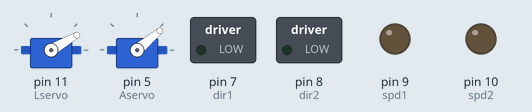
Recording of a sketch running on a simulated Arduino Uno, built with avr-gcc and run on an emulated ATmega328P. Parts: 2 × servo, switched loads named in the sketch (green lamp = pin HIGH), output pins drawn as LEDs (lit = HIGH). What the sketch prints to the serial monitor is not drawn.

Above: at 0.1 s.
At 1.5 s:
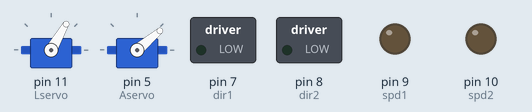
At 3.5 s:
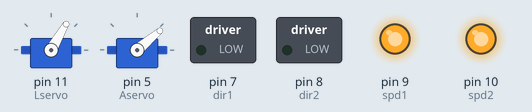
At 13.5 s:
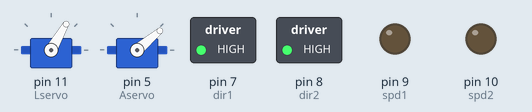
Timing chart, 0 to 15.0 s (numbered marks = the images above):
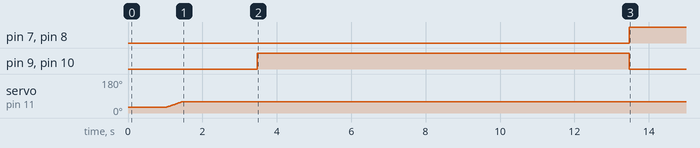

Measured:
- by itself, pin 7 (dir1), pin 8 (dir2): LOW → HIGH at 13.5 s
- by itself, pin 9 (spd1), pin 10 (spd2): LOW → HIGH at 3.5 s, → LOW 10.0 s later
- by itself, servo on pin 11 (Lservo): moves from 30° to 60° over 0.45 s

The sketch:

18th-draft-basic-ramp-code.ino
```cpp
#include <DRV8835MotorShield.h>
#include <Servo.h>

int dir1 = 7;
int dir2 = 8;

int spd1 = 9;
int spd2 = 10;

Servo Lservo;  // create servo object to control a servo
Servo Aservo;
int hi = 0;  // variable to store the servo position

void setup() {

  Serial.begin(9600);
  Lservo.attach(11);  // attaches the servo on pin 11 to the servo object
  Aservo.attach(5);
  Serial.println("Driving!");

  pinMode(dir1, OUTPUT);
  pinMode(dir2, OUTPUT);
  pinMode(spd1, OUTPUT);
  pinMode(spd2, OUTPUT);

  Lservo.write(30);
  Aservo.write(40);
  delay(1000);

  for (hi = 30; hi <= 60; hi += 1) {  // goes from 0 degrees to 180 degrees
    // in steps of 1 degree
    Lservo.write(hi);  // tell servo to go to position in variable 'pos'
    delay(15);         // waits 15ms for the servo to reach the position
  }

  delay(2000);

  digitalWrite(dir1, 0);
  digitalWrite(spd1, HIGH);
  digitalWrite(dir2, 0);
  digitalWrite(spd2, HIGH);
  delay(10000);
  digitalWrite(dir1, 1);
  digitalWrite(spd1, LOW);
  digitalWrite(dir2, 1);
  digitalWrite(spd2, LOW);
  delay(200000);
}

void loop() {}
```
